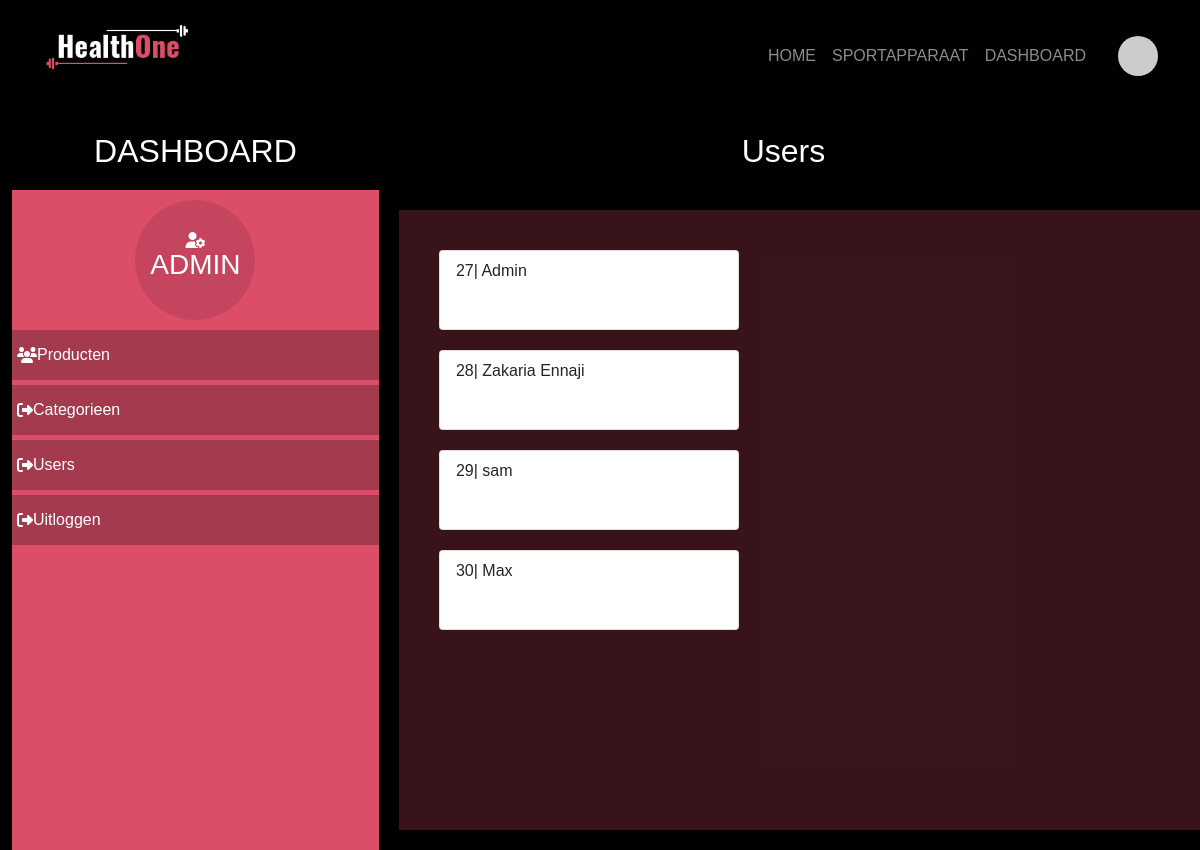
The page /admin/users (signed in) on the database as committed earlier.
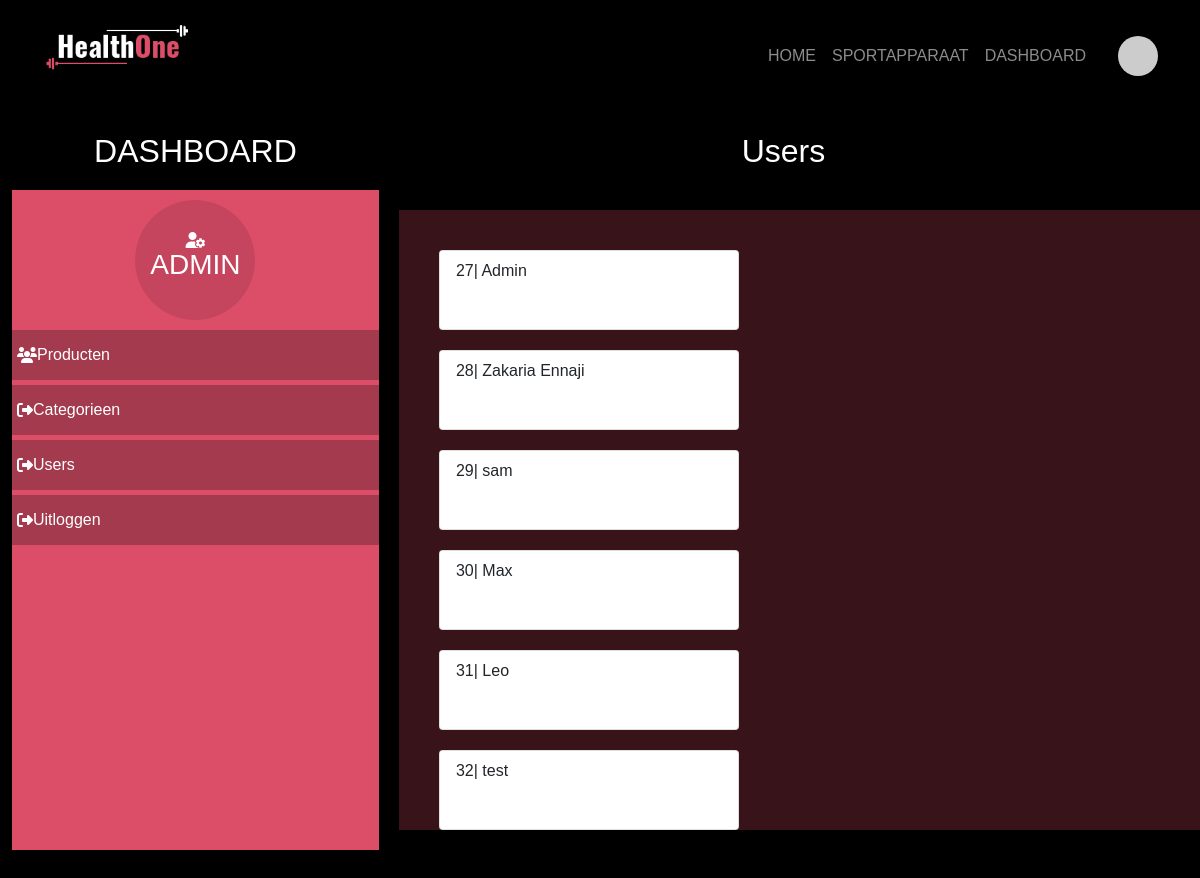
The same page on the database as committed later.
### tables this page shows
CREATE TABLE `users` (
  `id` int(11) NOT NULL,
  `name` varchar(50) NOT NULL,
  `email` varchar(50) NOT NULL,
  `password` varchar(255) NOT NULL,
  `role` enum('admin','user') NOT NULL DEFAULT 'user'
);

### Modules/Users.php (called while the page is built, shortened)
<?php
include "Database.php";
function getUser()
{
  global $pdo;
  $stmt = $pdo->prepare("SELECT * FROM users");
  $stmt->execute();
  $result = $stmt->fetchAll(PDO::FETCH_CLASS, 'User');
  return $result;
}

### Templates/admin/pages/users.php (the view, shortened to what this page needs)
<?php include_once(TEMPLATE_ROOT . "/admin/layout/dashboard.php");?>
<div class="control_section">
                <h2>Users</h2>
                <div class="control_screen">
                <?php foreach ($user as $data): ?>
                                   <div class="card cates" style="height: 5rem;">
                                        <ul class="list-group list-group-flush">
                                            <li class="list-group-item"><?=$data->id ."| " .$data->name  ?></li>
                                        </ul>
                                    </div>
                                    <?php endforeach ?>
                </div>
            </div>
            </div>
    </div>
</div>

### public/index.php (shortened to what this page needs)
<?php
require '../Modules/Products.php';
require '../Modules/Users.php';
$request = $_SERVER['REQUEST_URI'];
$params = explode("/", $request);
switch ($params[1]) {
    case 'admin':
        include_once "admin.php";
        break;
}

### public/admin.php (shortened to what this page needs)
<?php
global $params;
if ($_SESSION["myrole"] == 'admin') {
    if (isset($params[2])) {
        switch ($params[2]) {
            case 'users':
                $user = getUser();
                include_once(TEMPLATE_ROOT . "/admin/pages/users.php");
                break;
        }
    }
} else {
    header("location:/404");
}

### Templates/defaults/head.php (shortened to what this page needs)
<head>
    <link rel="stylesheet" href="/css/bootstrap.min.css"/>
    <link rel="stylesheet" href="/css/style.css"/>
</head>

### Templates/admin/layout/dashboard.php
<?php
include_once(TEMPLATE_ROOT . "/defaults/head.php");
?>
<div class="cont1 container-fluid">
    <div class="row no-gutters">
        <?php
        include_once(TEMPLATE_ROOT . "/defaults/menu.php");
        ?>
        <div class="dashboard_container">
            <div class="control_menu">
                <h2>DASHBOARD</h2>
                <div class="dash_menu_items">
                    <div class="admin_title">
                        <h3>ADMIN</h3>
                        <i class="fas fa-user-cog"></i>
                    </div>
                    <div class="dash_list">
                        <ul>
                            <a href="/admin/products">
                                <li><i class="fa fa-users"> </i> Producten</li>
                            </a>
                            <a href="/admin/categories">
                                <li><i class="fa fa-sign-out"></i> Categorieen</li </a>
                                <a href="/admin/users">
                                    <li><i class="fa fa-sign-out"></i> Users</li>
                                </a>
                                <a href="/uitloggen">
                                    <li><i class="fa fa-sign-out"></i> Uitloggen</li>
                                </a>
                        </ul>
                    </div>
                </div>
            </div>

### Templates/defaults/menu.php (shortened to what this page needs)
<?php
function getDashboard()
{
    if ($_SESSION["myrole"] == 'admin') {
        $item = '<a class="nav-link" href="/admin/products">DASHBOARD</a>';
    } else {
        $item = '<a class="nav-link" href="/contact">CONTACT</a>';
    }
    return $item;
}
?>
<?php if (!isset($_SESSION["email"])):   ?>
     <nav class="navbar navbar-dark navbar-expand-lg " >
    <div class="container-fluid">
        <a class="navbar-brand" href="/home">
            <img src="/img/logo.png" width="70%" >
        </a>
            <button class="navbar-toggler" type="button" data-bs-toggle="collapse" data-bs-target="#myNavbar" aria-controls="navbarTogglerDemo01" aria-expanded="false" aria-label="Toggle navigation">
                <span class="navbar-toggler-icon"></span>
            </button>
        <div class="collapse navbar-collapse" id="myNavbar">
            <ul class="navbar-nav  ">
                <li class="nav-item">
                    <a class="nav-link " href="/home">HOME</a>
                </li>
                <li class="nav-item">
                    <a class="nav-link" href="/categories">SPORTAPPARAAT</a>
                </li>
                <li class="nav-item">
                    <a class="nav-link"  href="/register">REGISTREREN</a>
                </li>
                <li class="nav-item">
                    <a class="nav-link" href="/contact">CONTACT</a>
                </li>
            </ul>
            <ul class="navbar-nav ms-auto">
                <li class="nav-item">
                    <a class="nav-link " href="/inloggen"> <button class="btn ">INLOGGEN</button> </a>
                </li>
            </ul>
        </div>
    </div>
</nav>
<?php else:  ?>
     <nav class="navbar  navbar-dark  navbar-expand-lg " >
    <div class="container-fluid navbar-con">
        <a class="navbar-brand logo" href="/home">
            <img src="/img/logo.png" width="70%" class="logo-img" >
        </a>
        <div class="collapse navbar-collapse" id="myNavbar">
            <ul class="navbar-nav">
                <li class="nav-item">
                    <a class="nav-link nav-link-mob" href="/home">HOME</a>
                </li>
                <li class="nav-item">
                    <a class="nav-link nav-link-mob" href="/categories">SPORTAPPARAAT</a>
                </li>
                <li class="nav-item nav-link-mob">
        <?php echo getDashboard()  ?>
        </li>
        </div>
    </div>
    <img class="pict" src="https://picsum.photos/200/" style="border-radius: 50%;" alt="profile_img">
</nav>
<?php endif;  ?>

### public/css/style.css (style rules this page uses)
.cont1 { background-color: rgb(0, 0, 0); width: 100%; }
.nav-link { color: white; }
.navbar-nav { margin-left: auto; }
a { text-decoration: none; }
.card { margin: 20px; width: 300px; height: 450px; }
.dashboard_container { display: flex; height: auto; }
.control_menu { background-color: #dc4e68; width: 400px; }
.control_menu h2, .control_section h2 { color: white; text-align: center; padding: 20px; background-color: black; }
.admin_title { margin: 10px auto; background-color: rgba(0, 0, 0, 0.11); height: 120px; width: 120px; border-radius: 50%; display: flex; flex-direction: column-reverse; justify-content: center; align-items: center; color: #fff; }
.dash_list ul { padding: 0; }
.dash_list li { list-style: none; display: flex; align-items: center; background-color: rgba(0, 0, 0, 0.26); margin-bottom: 5px; height: 50px; padding: 5px; }
.dash_list a { color: white; }
.control_section { width: 75%; }
.control_screen { background-color: #dc4e6841; width: 100%; height: 620px; margin: 20px; padding: 20px; overflow-y: scroll; }
.pict { width: 40px; cursor: pointer; margin-right: 30px; }

Rows that differ between the two databases and show on the page:
added users: id "31", name "Leo"
added users: id "32", name "test"
